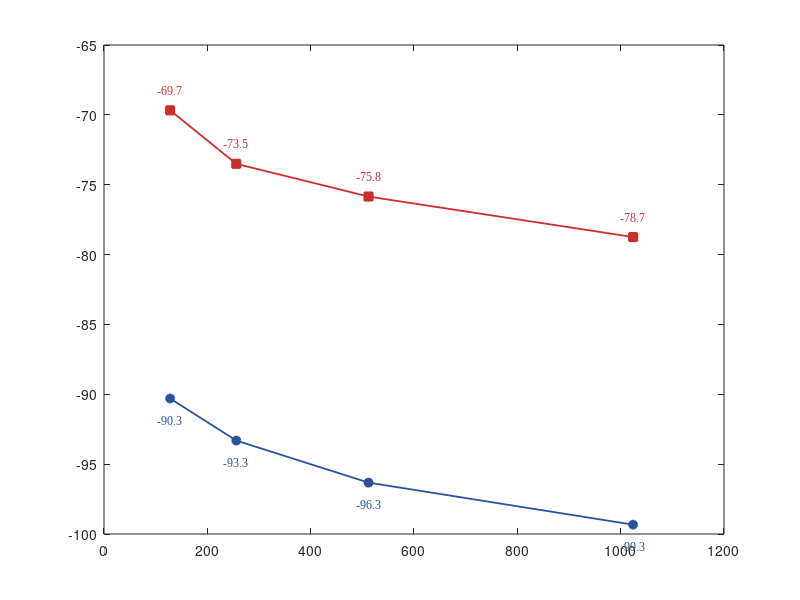

This chart was generated by the following MATLAB code: (Note: this script raises an error after producing the figure.)
clear; clc; close all;

M = [128 256 512 1024];                       

piso_ideal  = [-90.300890 -93.311190 -96.321490 -99.331790];  
piso_medido = [-69.675700 -73.503108 -75.847000 -78.746050];  
SNR_medido  = [58.757090 52.329512 49.382760 49.411624];      
ENOB_medido = [8.407956 8.325352 7.842477 7.880414];           

SNR_ideal_dB = 74.0;                                          
ENOB_ideal_bits = (SNR_ideal_dB - 1.76) / 6.02;               

color_azul = [0.16 0.32 0.62];
color_rojo = [0.80 0.18 0.18];
fuente_texto = 'Times New Roman'; 

fig1 = figure('Color','w','Position',[100 100 620 400]);
ax1 = axes(fig1);
hold(ax1,'on'); box(ax1,'on');

hMedido = plot(ax1,M,piso_medido,'-s', 'Color',color_rojo, ...
    'MarkerFaceColor',color_rojo, 'MarkerEdgeColor',color_rojo, ...
    'MarkerSize',6, 'LineWidth',1.3);

hIdeal = plot(ax1,M,piso_ideal,'-o', 'Color',color_azul, ...
    'MarkerFaceColor',color_azul, 'MarkerEdgeColor',color_azul, ...
    'MarkerSize',6, 'LineWidth',1.3);

for k = 1:numel(M)
    text(ax1,M(k),piso_medido(k)+1.5, sprintf('%.1f',piso_medido(k)), ...
        'Color',color_rojo, 'FontSize',8.5, 'HorizontalAlignment','center', 'FontName', fuente_texto);
    text(ax1,M(k),piso_ideal(k)-1.5, sprintf('%.1f',piso_ideal(k)), ...
        'Color',color_azul, 'FontSize',8.5, 'HorizontalAlignment','center', 'FontName', fuente_texto);
end

set(ax1, 'XScale','log', 'XTick',M, 'XTickLabel',string(M), 'FontName', fuente_texto);
xlim(ax1,[115 1150]); ylim(ax1,[-102 -65]);

grid(ax1,'on');
ax1.GridLineStyle = '-';
ax1.GridColor = [0.8 0.8 0.8];
ax1.GridAlpha = 0.4;

xlabel(ax1,'Puntos de la FFT, M', 'FontName', fuente_texto);
ylabel(ax1,'Piso de ruido (dBFS/bin)', 'FontName', fuente_texto);
title(ax1,'Piso de ruido ideal vs. medido', 'FontName', fuente_texto, 'FontWeight', 'normal');
legend(ax1,[hIdeal hMedido], {'Piso ideal (AN693)','Piso medido'}, ...
    'Location','east', 'Box','off', 'FontName', fuente_texto);
hold(ax1,'off');


fig2 = figure('Color','w','Position',[100 100 600 350]); 
ax2 = axes(fig2);
hold(ax2,'on'); box(ax2,'on');

ylim_SNR = [48 75.5]; 
ylim_ENOB = (ylim_SNR - 1.76) / 6.02;

yyaxis(ax2,'left');
yline(ax2, SNR_ideal_dB, ':', 'Color', color_rojo, 'LineWidth', 1.2, 'HandleVisibility', 'off');

hSNR = plot(ax2,M,SNR_medido,'-o', 'Color',color_azul, ...
    'MarkerFaceColor',color_azul, 'MarkerEdgeColor',color_azul, ...
    'MarkerSize',6.5, 'LineWidth',1.5);

ylabel(ax2,'SNR [dB]', 'FontName', fuente_texto);
ax2.YColor = color_azul;
ylim(ax2, ylim_SNR);
yticks(ax2, 50:5:75);


yyaxis(ax2,'right');
hENOB = plot(ax2,M,ENOB_medido,'-s', 'Color',color_rojo, ...
    'MarkerFaceColor',color_rojo, 'MarkerEdgeColor',color_rojo, ...
    'MarkerSize',6.5, 'LineWidth',1.5);

ylabel(ax2,'ENOB [bits]', 'FontName', fuente_texto);
ax2.YColor = color_rojo;
ylim(ax2, ylim_ENOB); 
yticks(ax2, 8:1:12);


set(ax2, 'XScale','log', 'XTick',M, 'XTickLabel',{'128','256','512','1024'}, ...
    'FontName', fuente_texto, 'FontSize', 10);
xlim(ax2,[115 1150]); 
xlabel(ax2,'Puntos de la FFT, M', 'FontName', fuente_texto);


ax2.XGrid = 'on'; 
ax2.YGrid = 'on';
ax2.GridLineStyle = '-'; 
ax2.GridColor = [0.8 0.8 0.8];
ax2.GridAlpha = 0.4;


title(ax2, 'SNR y ENOB medidos vs. M (líneas punteadas: límites ideales)', ...
    'FontWeight', 'normal', 'FontName', fuente_texto, 'FontSize', 10);

legend([hSNR hENOB], {'SNR medido [dB]','ENOB medido [bits]'}, ...
    'Location','east', 'Box','off', 'FontSize', 8.5, 'FontName', fuente_texto);

hold(ax2,'off');

exportgraphics(fig1, 'piso_ruido_ideal_vs_medido.png', 'Resolution',300);
exportgraphics(fig2, 'SNR_ENOB_vs_M.png', 'Resolution',300);
